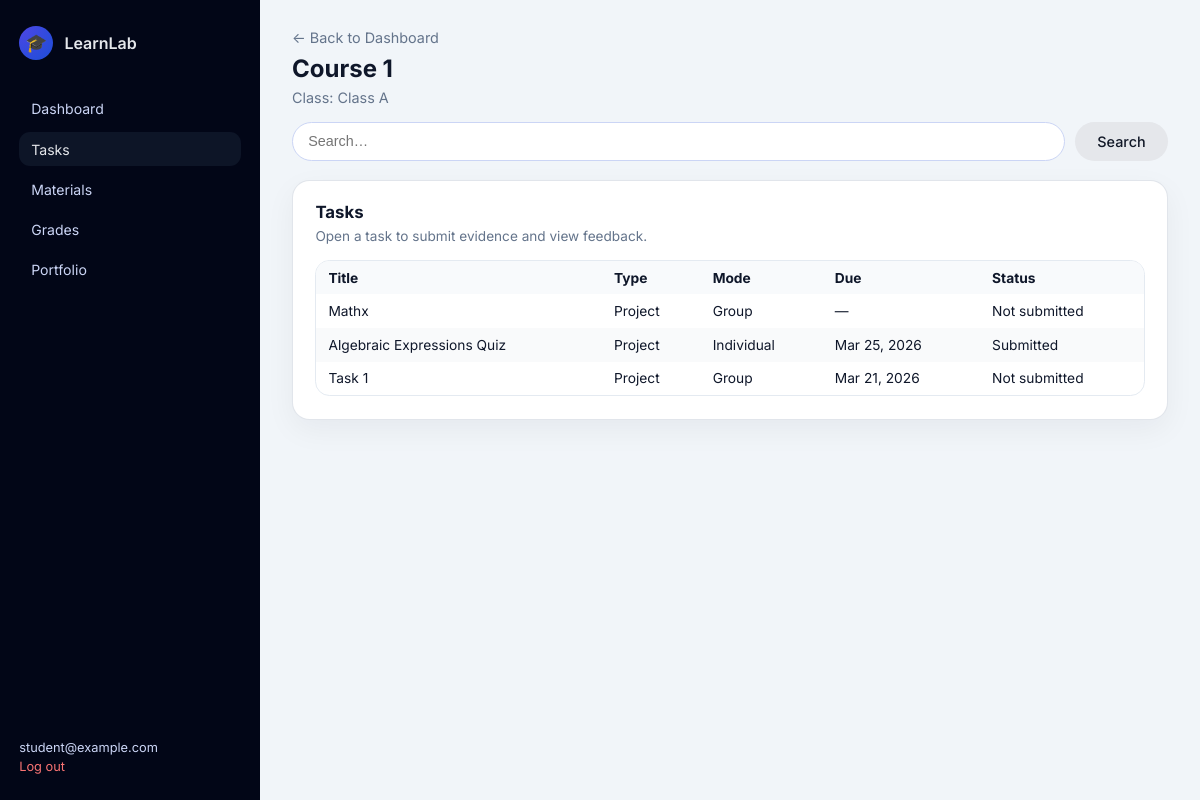
Page /student/courses/1/ (signed in) on the committed database.
### core/models.py (models this page shows, shortened)
class User(AbstractUser):
    class Roles(models.TextChoices):
        ADMIN = "ADMIN", "Admin"
        TEACHER = "TEACHER", "Teacher"
        STUDENT = "STUDENT", "Student"
    role = models.CharField(
        max_length=20,
        choices=Roles.choices,
        default=Roles.STUDENT,
    )
    student_class = models.ForeignKey(
        "Classroom",
        on_delete=models.SET_NULL,
        null=True,
        blank=True,
        related_name="students",
    )

class Course(models.Model):
    classroom = models.ForeignKey(
        Classroom,
        on_delete=models.CASCADE,
        related_name="courses",
        null=True,
        blank=True,
    )
    name = models.CharField(max_length=200)
    description = models.TextField(blank=True)
    created_at = models.DateTimeField(auto_now_add=True)
    class Meta:
        ordering = ["-created_at"]

class Classroom(models.Model):
    name = models.CharField(max_length=200)
    description = models.TextField(blank=True)
    created_at = models.DateTimeField(auto_now_add=True)
    teachers = models.ManyToManyField(
        settings.AUTH_USER_MODEL,
        related_name="teaching_classrooms",
        blank=True,
        limit_choices_to={"role": "TEACHER"},
    )
    class Meta:
        ordering = ["-created_at"]

class Task(models.Model):
    class TaskType(models.TextChoices):
        PROJECT = "PROJECT", "Project"
        RESEARCH = "RESEARCH", "Research"
    class GradingMode(models.TextChoices):
        PERCENTAGE = "PERCENTAGE", "Percentage"
        POINTS = "POINTS", "Points"
    course = models.ForeignKey(Course, on_delete=models.CASCADE, related_name="tasks")
    title = models.CharField(max_length=200)
    task_type = models.CharField(max_length=20, choices=TaskType.choices, default=TaskType.PROJECT)
    rules = models.TextField(blank=True, help_text="Instructions and rules for the task")
    is_group_task = models.BooleanField(default=False)
    is_graded = models.BooleanField(default=False)
    grading_mode = models.CharField(
        max_length=20,
        choices=GradingMode.choices,
        default=GradingMode.PERCENTAGE,
    )
    max_score = models.DecimalField(max_digits=6, decimal_places=2, default=100)
    due_date = models.DateTimeField(null=True, blank=True)
    created_by = models.ForeignKey(
        settings.AUTH_USER_MODEL,
        on_delete=models.SET_NULL,
        null=True,
        related_name="created_tasks",
    )
    created_at = models.DateTimeField(auto_now_add=True)
    class Meta:
        ordering = ["-created_at"]

### core/views.py (the view)
# urls.py: path("student/courses/<int:course_id>/", views.student_course_detail, name="student_course_detail"),
@login_required
def student_course_detail(request: HttpRequest, course_id: int) -> HttpResponse:
    user: User = request.user  # type: ignore[assignment]
    if user.role != User.Roles.STUDENT:
        return _redirect_for_role(user)
    course = get_object_or_404(Course, pk=course_id)
    if not user.student_class or course.classroom_id != user.student_class_id:
        messages.error(request, "You do not have access to this course.")
        return redirect("student_dashboard")
    tab = request.GET.get("tab", "tasks")
    q = (request.GET.get("q") or "").strip()
    materials = course.materials.all()
    tasks = course.tasks.all()
    if q:
        materials = materials.filter(title__icontains=q)
        tasks = tasks.filter(title__icontains=q)
    submissions = TaskSubmission.objects.filter(task__course=course, submitted_by=user)
    grades_by_task = {s.task_id: s for s in submissions}
    return render(
        request,
        "core/student_course_detail.html",
        {
            "course": course,
            "classroom": course.classroom,
            "tab": tab,
            "q": q,
            "materials": materials,
            "tasks": tasks,
            "grades_by_task": grades_by_task,
        },
    )

### core/templatetags/core_extras.py (called while the page is built)
@register.filter
def get_item(mapping, key):
    try:
        return mapping.get(key)
    except Exception:
        return None

### templates/core/student_course_detail.html (shortened to what this page needs)
{% extends "core/base.html" %}
{% load core_extras %}
{% block body_class %}page-dashboard page-dashboard-student{% endblock %}
{% block content %}
<div class="dashboard-layout">
    <aside class="sidebar">
        <div class="sidebar-brand">
            <span class="sidebar-logo-circle">🎓</span>
            <span class="sidebar-title">LearnLab</span>
        </div>
        <nav class="sidebar-nav">
            <a href="{% url 'student_dashboard' %}" class="sidebar-link">Dashboard</a>
            <a href="{% url 'student_course_detail' course.pk %}?tab=tasks" class="sidebar-link {% if tab == 'tasks' %}sidebar-link-active{% endif %}">Tasks</a>
            <a href="{% url 'student_course_detail' course.pk %}?tab=materials" class="sidebar-link {% if tab == 'materials' %}sidebar-link-active{% endif %}">Materials</a>
            <a href="{% url 'student_course_detail' course.pk %}?tab=grades" class="sidebar-link {% if tab == 'grades' %}sidebar-link-active{% endif %}">Grades</a>
            <a href="{% url 'student_portfolio' %}" class="sidebar-link">Portfolio</a>
        </nav>
        <div class="sidebar-footer">
            <span class="sidebar-user">{{ request.user.get_full_name|default:request.user.username }}</span>
            <a href="{% url 'logout' %}" class="sidebar-logout">Log out</a>
        </div>
    </aside>
    <main class="dashboard-main">
        <header class="dashboard-header">
            <a href="{% url 'student_dashboard' %}" class="back-link">← Back to Dashboard</a>
            <h1>{{ course.name }}</h1>
            <p>Class: {{ classroom.name }}</p>
        </header>
        <form method="get" class="search-row">
            <input class="search-input" type="text" name="q" value="{{ q }}" placeholder="Search…">
            <button class="btn btn-secondary" type="submit">Search</button>
        </form>
        {% if tab == 'materials' %}
            <section class="card">
                <h2>Materials</h2>
                <div class="table-wrapper">
                    <table class="data-table">
                        <thead><tr><th>Title</th><th>Uploaded</th></tr></thead>
                        <tbody>
                        {% for m in materials %}
                            <tr>
                                <td>
                                    {% if m.file %}<a href="{{ m.file.url }}" target="_blank" rel="noopener">{{ m.title }}</a>
                                    {% else %}{{ m.title }}{% endif %}
                                </td>
                                <td>{{ m.uploaded_at|date:"M j, Y" }}</td>
                            </tr>
                        {% empty %}
                            <tr><td colspan="2" class="text-muted">No materials yet.</td></tr>
                        {% endfor %}
                        </tbody>
                    </table>
                </div>
            </section>
        {% else %}
            <section class="card">
                <h2>Tasks</h2>
                <p class="card-subtitle">Open a task to submit evidence and view feedback.</p>
                <div class="table-wrapper">
                    <table class="data-table">
                        <thead><tr><th>Title</th><th>Type</th><th>Mode</th><th>Due</th><th>Status</th></tr></thead>
                        <tbody>
                        {% for t in tasks %}
                            {% with s=grades_by_task|get_item:t.id %}
                            <tr>
                                <td><a href="{% url 'student_task_detail' t.pk %}">{{ t.title }}</a></td>
                                <td>{{ t.get_task_type_display }}</td>
                                <td>{% if t.is_group_task %}Group{% else %}Individual{% endif %}</td>
                                <td>{{ t.due_date|date:"M j, Y"|default:"—" }}</td>
                                <td>
                                    {% if s %}Submitted{% else %}Not submitted{% endif %}
                                </td>
                            </tr>
                            {% endwith %}
                        {% empty %}
                            <tr><td colspan="5" class="text-muted">No tasks yet.</td></tr>
                        {% endfor %}
                        </tbody>
                    </table>
                </div>
            </section>
        {% endif %}
    </main>
</div>
{% endblock %}

### static/css/learnlab.css (style rules this page uses)
*, *::before, *::after { box-sizing: border-box; }
html, body { margin: 0; padding: 0; height: 100%; font-family: "Inter", system-ui, -apple-system, BlinkMacSystemFont, "Segoe UI", sans-serif; color: #0f172a; background: #f1f5f9; }
a { color: inherit; text-decoration: none; }
button { font-family: inherit; }
.btn { border-radius: 999px; border: none; display: inline-flex; align-items: center; justify-content: center; gap: 0.5rem; padding: 0.7rem 1.4rem; font-size: 0.9rem; font-weight: 500; cursor: pointer; transition: transform 0.08s ease, box-shadow 0.08s ease, background 0.08s, color 0.08s; }
.btn-secondary { background: #e5e7eb; color: #111827; }
.page-dashboard { min-height: 100vh; }
.dashboard-layout { min-height: 100vh; display: grid; grid-template-columns: 260px minmax(0, 1fr); }
.sidebar { background: #020617; color: #e5e7eb; padding: 1.6rem 1.2rem; display: flex; flex-direction: column; gap: 1.4rem; }
.sidebar-brand { display: flex; align-items: center; gap: 0.7rem; }
.sidebar-logo-circle { width: 34px; height: 34px; border-radius: 999px; display: flex; align-items: center; justify-content: center; background: radial-gradient(circle at top left, #4f46e5, #1d4ed8); font-size: 1.1rem; }
.sidebar-title { font-weight: 600; font-size: 1rem; }
.sidebar-nav { display: flex; flex-direction: column; gap: 0.35rem; margin-top: 0.6rem; }
.sidebar-link { font-size: 0.88rem; padding: 0.55rem 0.75rem; border-radius: 0.7rem; color: #cbd5f5; }
.sidebar-link-active, .sidebar-link:hover { background: rgba(15, 23, 42, 0.9); color: #e5e7eb; }
.sidebar-footer { margin-top: auto; font-size: 0.8rem; display: flex; flex-direction: column; gap: 0.25rem; }
.sidebar-user { color: #cbd5f5; }
.sidebar-logout { color: #f97373; }
.dashboard-main { padding: 1.7rem 2rem 2.5rem; }
.dashboard-header h1 { margin: 0 0 0.35rem; font-size: 1.5rem; }
.dashboard-header p { margin: 0; font-size: 0.9rem; color: #64748b; }
.card { background: #ffffff; border-radius: 1.1rem; padding: 1.3rem 1.4rem 1.4rem; box-shadow: 0 10px 30px rgba(15, 23, 42, 0.05); border: 1px solid rgba(148, 163, 184, 0.28); }
.card h2 { margin: 0 0 0.35rem; font-size: 1.05rem; }
.card-subtitle { margin: 0 0 1rem; font-size: 0.85rem; color: #64748b; }
.table-wrapper { margin-top: 0.7rem; border-radius: 0.9rem; border: 1px solid rgba(226, 232, 240, 0.9); overflow: hidden; }
.data-table { width: 100%; border-collapse: collapse; font-size: 0.86rem; }
.data-table th, .data-table td { padding: 0.55rem 0.75rem; text-align: left; }
.data-table thead { background: #f8fafc; }
.data-table tbody tr:nth-child(even) { background: #f9fafb; }
.back-link { display: inline-block; font-size: 0.9rem; color: #64748b; margin-bottom: 0.5rem; }
.search-row { display: flex; gap: 0.6rem; align-items: center; margin: 1rem 0 1.2rem; flex-wrap: wrap; }
.search-input { flex: 1; min-width: 220px; border-radius: 999px; border: 1px solid #cbd5f5; padding: 0.65rem 0.95rem; font-size: 0.9rem; background: #ffffff; outline: none; }

### rows in the picture
User: user.get_full_name "student@example.com"
Course: name "Course 1"
Classroom: name "Class A"
Task: title "Mathx", task_type "Project", is_group_task "Group", due_date "—", shows "Not submitted"
Task: title "Algebraic Expressions Quiz", task_type "Project", is_group_task "Individual", due_date "Mar 25, 2026", shows "Submitted"
Task: title "Task 1", task_type "Project", is_group_task "Group", due_date "Mar 21, 2026", shows "Not submitted"
